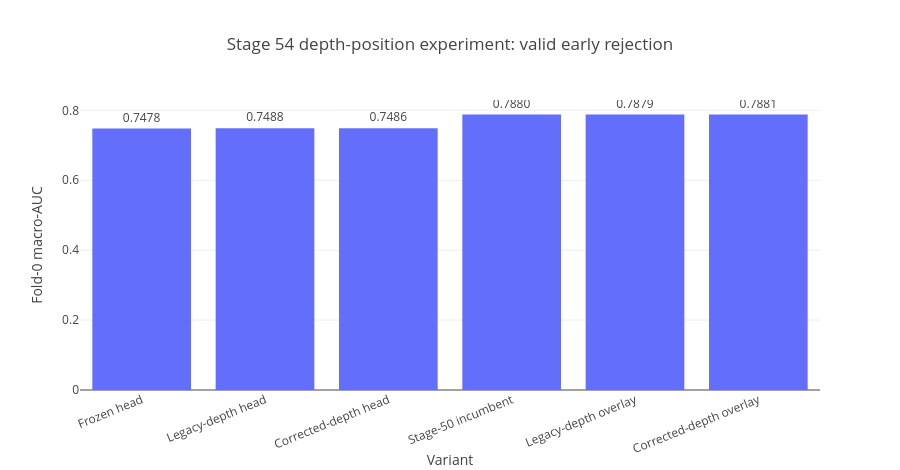

The notebook cell this image was saved under:
### Markdown cell above
## Deployment validation

Subsequent AWS validation established sampled checkpoint parity across all 15 owned DINO / MaxViT / expert checkpoints, exact sampled raw-image reconstruction on three complete canary studies, and a two-study raw-input smoke through the full owned ensemble.

These checks validate the owned inference chain on bounded samples. They do **not** establish hidden-test runtime, complete test-set series selection, or integration with the stronger scored public reference. Those remain explicit deployment gates.

### Code cell
stage54 = pd.DataFrame({
    "Variant": ["Frozen head", "Legacy-depth head", "Corrected-depth head", "Stage-50 incumbent", "Legacy-depth overlay", "Corrected-depth overlay"],
    "Fold-0 macro-AUC": [0.7477983416, 0.7488270839, 0.7485985661, 0.7880454991, 0.7879493146, 0.7880827269],
})
fig = px.bar(stage54, x="Variant", y="Fold-0 macro-AUC", text="Fold-0 macro-AUC", title="Stage 54 depth-position experiment: valid early rejection")
fig.update_traces(texttemplate="%{text:.4f}", textposition="outside")
fig.update_layout(height=470, xaxis_tickangle=-22)
fig.show();

### Figure 1 — Plotly figure (JSON) as saved in the notebook; plotly's stock layout.template omitted (floating-point values rounded to 4 significant figures)
{"data": [{"hovertemplate": "Variant=%{x}<br>Fold-0 macro-AUC=%{text}<extra></extra>", "legendgroup": "", "marker": {"color": "#636efa", "pattern": {"shape": ""}}, "name": "", "orientation": "v", "showlegend": false, "text": [0.7478, 0.7488, 0.7486, 0.788, 0.7879, 0.7881], "textposition": "outside", "texttemplate": "%{text:.4f}", "type": "bar", "x": ["Frozen head", "Legacy-depth head", "Corrected-depth head", "Stage-50 incumbent", "Legacy-depth overlay", "Corrected-depth overlay"], "xaxis": "x", "y": [0.7478, 0.7488, 0.7486, 0.788, 0.7879, 0.7881], "yaxis": "y"}], "layout": {"barmode": "relative", "height": 470, "legend": {"tracegroupgap": 0}, "title": {"text": "Stage 54 depth-position experiment: valid early rejection"}, "xaxis": {"anchor": "y", "domain": [0.0, 1.0], "tickangle": -22, "title": {"text": "Variant"}}, "yaxis": {"anchor": "x", "domain": [0.0, 1.0], "title": {"text": "Fold-0 macro-AUC"}}}}
